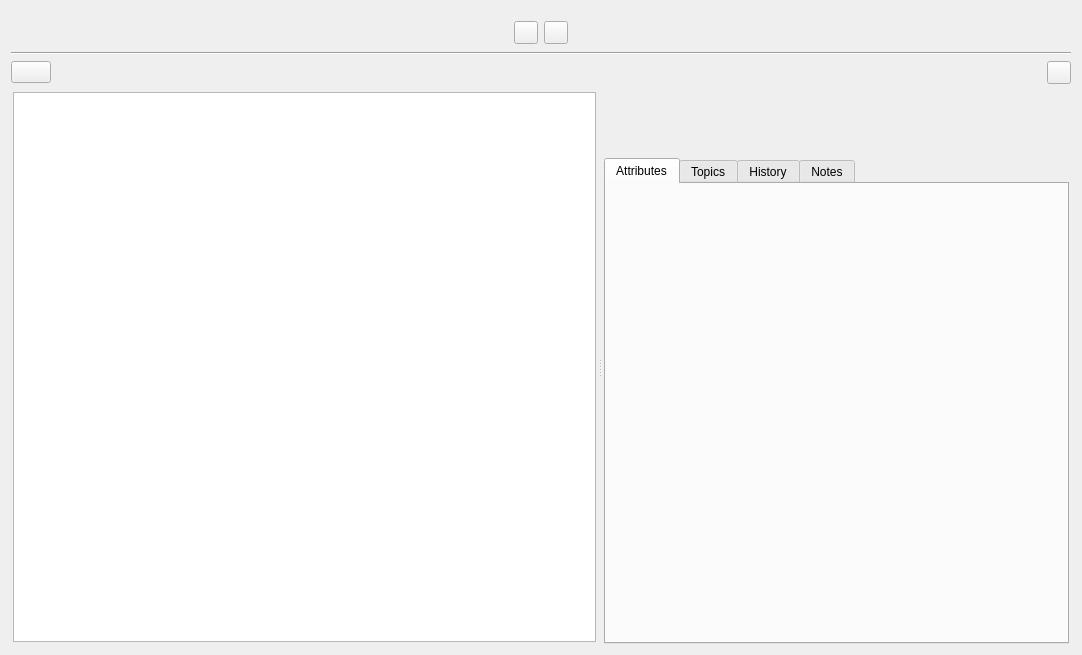
<?xml version="1.0" encoding="UTF-8"?>
<ui version="4.0">
 <class>WorldBuildingView</class>
 <widget class="QWidget" name="WorldBuildingView">
  <property name="geometry">
   <rect>
    <x>0</x>
    <y>0</y>
    <width>1082</width>
    <height>655</height>
   </rect>
  </property>
  <property name="windowTitle">
   <string>Form</string>
  </property>
  <layout class="QVBoxLayout" name="verticalLayout_3">
   <item>
    <widget class="QWidget" name="wdgTitleParent" native="true">
     <property name="sizePolicy">
      <sizepolicy hsizetype="Preferred" vsizetype="Maximum">
       <horstretch>0</horstretch>
       <verstretch>0</verstretch>
      </sizepolicy>
     </property>
    </widget>
   </item>
   <item>
    <widget class="QWidget" name="widget_2" native="true">
     <layout class="QHBoxLayout" name="horizontalLayout_4">
      <property name="leftMargin">
       <number>0</number>
      </property>
      <property name="topMargin">
       <number>4</number>
      </property>
      <property name="rightMargin">
       <number>0</number>
      </property>
      <property name="bottomMargin">
       <number>2</number>
      </property>
      <item>
       <spacer name="horizontalSpacer_5">
        <property name="orientation">
         <enum>Qt::Horizontal</enum>
        </property>
        <property name="sizeHint" stdset="0">
         <size>
          <width>40</width>
          <height>20</height>
         </size>
        </property>
       </spacer>
      </item>
      <item>
       <widget class="QToolButton" name="btnWorldView">
        <property name="cursor">
         <cursorShape>PointingHandCursor</cursorShape>
        </property>
        <property name="text">
         <string/>
        </property>
        <property name="shortcut">
         <string>1</string>
        </property>
        <property name="checkable">
         <bool>true</bool>
        </property>
        <property name="checked">
         <bool>false</bool>
        </property>
        <property name="base" stdset="0">
         <bool>true</bool>
        </property>
        <attribute name="buttonGroup">
         <string notr="true">buttonGroup</string>
        </attribute>
       </widget>
      </item>
      <item>
       <widget class="QToolButton" name="btnHistoryView">
        <property name="cursor">
         <cursorShape>PointingHandCursor</cursorShape>
        </property>
        <property name="text">
         <string/>
        </property>
        <property name="shortcut">
         <string>3</string>
        </property>
        <property name="checkable">
         <bool>true</bool>
        </property>
        <property name="checked">
         <bool>false</bool>
        </property>
        <property name="base" stdset="0">
         <bool>true</bool>
        </property>
        <attribute name="buttonGroup">
         <string notr="true">buttonGroup</string>
        </attribute>
       </widget>
      </item>
      <item>
       <spacer name="horizontalSpacer_8">
        <property name="orientation">
         <enum>Qt::Horizontal</enum>
        </property>
        <property name="sizeHint" stdset="0">
         <size>
          <width>40</width>
          <height>20</height>
         </size>
        </property>
       </spacer>
      </item>
     </layout>
    </widget>
   </item>
   <item>
    <widget class="Line" name="line">
     <property name="orientation">
      <enum>Qt::Horizontal</enum>
     </property>
    </widget>
   </item>
   <item>
    <layout class="QHBoxLayout" name="horizontalLayout">
     <item>
      <widget class="QPushButton" name="btnNew">
       <property name="maximumSize">
        <size>
         <width>130</width>
         <height>16777215</height>
        </size>
       </property>
       <property name="cursor">
        <cursorShape>PointingHandCursor</cursorShape>
       </property>
       <property name="toolTip">
        <string>Add new scene</string>
       </property>
       <property name="text">
        <string/>
       </property>
       <property name="shortcut">
        <string>Ctrl+N</string>
       </property>
       <property name="positive" stdset="0">
        <bool>true</bool>
       </property>
       <property name="base" stdset="0">
        <bool>true</bool>
       </property>
      </widget>
     </item>
     <item>
      <spacer name="horizontalSpacer">
       <property name="orientation">
        <enum>Qt::Horizontal</enum>
       </property>
       <property name="sizeHint" stdset="0">
        <size>
         <width>40</width>
         <height>20</height>
        </size>
       </property>
      </spacer>
     </item>
     <item>
      <widget class="QToolButton" name="toolButton">
       <property name="cursor">
        <cursorShape>PointingHandCursor</cursorShape>
       </property>
       <property name="text">
        <string/>
       </property>
      </widget>
     </item>
    </layout>
   </item>
   <item>
    <widget class="QSplitter" name="splitter">
     <property name="sizePolicy">
      <sizepolicy hsizetype="Expanding" vsizetype="Expanding">
       <horstretch>0</horstretch>
       <verstretch>0</verstretch>
      </sizepolicy>
     </property>
     <property name="orientation">
      <enum>Qt::Horizontal</enum>
     </property>
     <property name="childrenCollapsible">
      <bool>false</bool>
     </property>
     <widget class="QWidget" name="wgtChapters" native="true">
      <layout class="QVBoxLayout" name="verticalLayout_2">
       <property name="spacing">
        <number>3</number>
       </property>
       <property name="leftMargin">
        <number>2</number>
       </property>
       <property name="topMargin">
        <number>2</number>
       </property>
       <property name="rightMargin">
        <number>2</number>
       </property>
       <property name="bottomMargin">
        <number>2</number>
       </property>
       <item>
        <widget class="WorldBuildingTreeView" name="treeWorld">
         <property name="sizePolicy">
          <sizepolicy hsizetype="Preferred" vsizetype="Expanding">
           <horstretch>0</horstretch>
           <verstretch>0</verstretch>
          </sizepolicy>
         </property>
         <property name="mouseTracking">
          <bool>true</bool>
         </property>
        </widget>
       </item>
      </layout>
     </widget>
     <widget class="QStackedWidget" name="stackedWidget">
      <property name="currentIndex">
       <number>0</number>
      </property>
      <widget class="QWidget" name="pageEditor">
       <property name="relaxed-white-bg" stdset="0">
        <bool>false</bool>
       </property>
       <layout class="QVBoxLayout" name="verticalLayout">
        <property name="spacing">
         <number>3</number>
        </property>
        <property name="leftMargin">
         <number>2</number>
        </property>
        <property name="topMargin">
         <number>0</number>
        </property>
        <property name="rightMargin">
         <number>2</number>
        </property>
        <property name="bottomMargin">
         <number>0</number>
        </property>
        <item>
         <widget class="QWidget" name="wdgHeader" native="true">
          <layout class="QHBoxLayout" name="horizontalLayout_2">
           <property name="leftMargin">
            <number>8</number>
           </property>
           <property name="topMargin">
            <number>5</number>
           </property>
           <property name="rightMargin">
            <number>8</number>
           </property>
           <property name="bottomMargin">
            <number>40</number>
           </property>
           <item>
            <spacer name="horizontalSpacer_2">
             <property name="orientation">
              <enum>Qt::Horizontal</enum>
             </property>
             <property name="sizeType">
              <enum>QSizePolicy::Expanding</enum>
             </property>
             <property name="sizeHint" stdset="0">
              <size>
               <width>40</width>
               <height>20</height>
              </size>
             </property>
            </spacer>
           </item>
           <item>
            <widget class="QWidget" name="wdgName" native="true">
             <property name="sizePolicy">
              <sizepolicy hsizetype="Maximum" vsizetype="Preferred">
               <horstretch>0</horstretch>
               <verstretch>0</verstretch>
              </sizepolicy>
             </property>
             <property name="maximumSize">
              <size>
               <width>500</width>
               <height>16777215</height>
              </size>
             </property>
             <layout class="QHBoxLayout" name="horizontalLayout_3"/>
            </widget>
           </item>
           <item>
            <spacer name="horizontalSpacer_3">
             <property name="orientation">
              <enum>Qt::Horizontal</enum>
             </property>
             <property name="sizeType">
              <enum>QSizePolicy::Expanding</enum>
             </property>
             <property name="sizeHint" stdset="0">
              <size>
               <width>40</width>
               <height>20</height>
              </size>
             </property>
            </spacer>
           </item>
          </layout>
         </widget>
        </item>
        <item>
         <widget class="QTabWidget" name="tabWidget">
          <property name="styleSheet">
           <string notr="true"/>
          </property>
          <property name="currentIndex">
           <number>0</number>
          </property>
          <property name="centered" stdset="0">
           <bool>true</bool>
          </property>
          <widget class="QWidget" name="tabAttributes">
           <property name="relaxed-white-bg" stdset="0">
            <bool>true</bool>
           </property>
           <attribute name="title">
            <string>Attributes</string>
           </attribute>
          </widget>
          <widget class="QWidget" name="tabTopics">
           <property name="relaxed-white-bg" stdset="0">
            <bool>true</bool>
           </property>
           <attribute name="title">
            <string>Topics</string>
           </attribute>
          </widget>
          <widget class="QWidget" name="tabHistory">
           <property name="relaxed-white-bg" stdset="0">
            <bool>true</bool>
           </property>
           <attribute name="title">
            <string>History</string>
           </attribute>
          </widget>
          <widget class="QWidget" name="tabNotes">
           <property name="relaxed-white-bg" stdset="0">
            <bool>true</bool>
           </property>
           <attribute name="title">
            <string>Notes</string>
           </attribute>
          </widget>
         </widget>
        </item>
       </layout>
      </widget>
      <widget class="QWidget" name="pageHistory">
       <layout class="QVBoxLayout" name="verticalLayout_4">
        <property name="spacing">
         <number>3</number>
        </property>
        <property name="leftMargin">
         <number>2</number>
        </property>
        <property name="topMargin">
         <number>2</number>
        </property>
        <property name="rightMargin">
         <number>2</number>
        </property>
        <property name="bottomMargin">
         <number>2</number>
        </property>
        <item>
         <widget class="QLabel" name="label">
          <property name="text">
           <string>TextLabel</string>
          </property>
         </widget>
        </item>
       </layout>
      </widget>
     </widget>
    </widget>
   </item>
  </layout>
 </widget>
 <customwidgets>
  <customwidget>
   <class>WorldBuildingTreeView</class>
   <extends>QTreeView</extends>
   <header>src.main.python.plotlyst.view.widget.world</header>
  </customwidget>
 </customwidgets>
 <resources/>
 <connections/>
 <buttongroups>
  <buttongroup name="buttonGroup"/>
 </buttongroups>
</ui>
